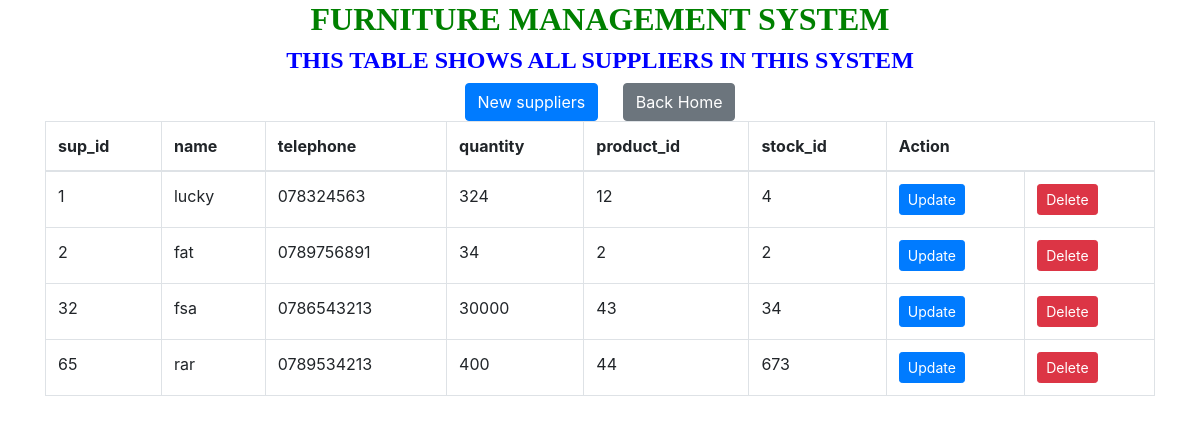
The page /viewsuppliers.php on the database its author committed.
### tables this page shows
CREATE TABLE IF NOT EXISTS `suppliers` (
  `sup_id` int(10) NOT NULL,
  `name` varchar(100) NOT NULL,
  `telephone` varchar(200) NOT NULL,
  `quantity` int(20) NOT NULL,
  `product_id` int(15) NOT NULL,
  `stock_id` int(13) NOT NULL
);

### viewsuppliers.php (the view, shortened to what this page needs)
<!DOCTYPE html>
<html>
<head>
    <link href="https://stackpath.bootstrapcdn.com/bootstrap/4.5.2/css/bootstrap.min.css" rel="stylesheet">
</head>
<body>
<center>
    <div class="container">
        <h2 style="text-align: center; font-family: century; font-weight: bold; color: green;">FURNITURE MANAGEMENT SYSTEM</h2>
        <h4 style="text-align: center; font-family: century; font-weight: bold; color:blue;">THIS TABLE SHOWS ALL SUPPLIERS IN THIS SYSTEM </h4>
        <a href="suppliers.html" class="btn btn-primary" style="margin-top: 0px;">New suppliers</a>
        <a href="home.html" class="btn btn-secondary" style="margin-left: 20px;">Back Home</a>
        <table class="table table-bordered">
            <thead>
                <tr>
                    <th>sup_id</th>
                    <th>name</th>
                    <th>telephone</th>
                    <th>quantity</th>
                    <th>product_id</th>
                    <th>stock_id</th>
                    <th colspan="2">Action</th>
                </tr>
            </thead>
            <tbody>
                <?php
                include "databaseconnection.php";
                $sql = "SELECT * FROM suppliers";
                $result = $connection->query($sql);
                while ($row = $result->fetch_assoc()) {
                    echo "
                    <tr>
                        <td>{$row['sup_id']}</td>
                        <td>{$row['name']}</td>
                        <td>{$row['telephone']}</td>
                        <td>{$row['quantity']}</td>
                        <td>{$row['product_id']}</td>
                        <td>{$row['stock_id']}</td>
                        <td>
                            <a href='updatesuppliers.php?sup_id={$row['sup_id']}' class='btn btn-primary btn-sm'>Update</a></td>
                            <td>
                            <a href='deletesuppliers.php?sup_id={$row['sup_id']}' class='btn btn-danger btn-sm'>Delete</a>
                        </td>
                    </tr>
                    ";
                }
                ?>
            </tbody>
        </table>
    </div>
    </center>
</body>
</html>

### rows shown on the page
suppliers: sup_id "1", name "lucky", telephone "078324563", quantity "324", product "12", stock "4"
suppliers: sup_id "2", name "fat", telephone "0789756891", quantity "34", product "2", stock "2"
suppliers: sup_id "32", name "fsa", telephone "0786543213", quantity "30000", product "43", stock "34"
suppliers: sup_id "65", name "rar", telephone "0789534213", quantity "400", product "44", stock "673"
